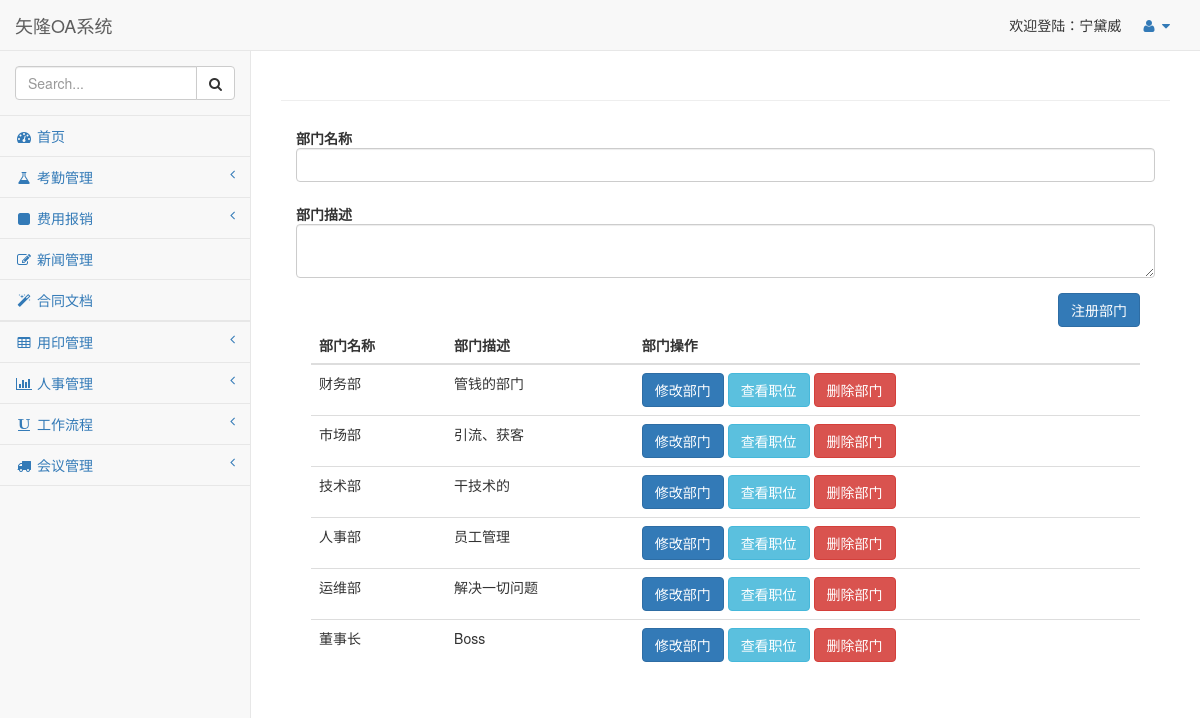
Screenshot of /department/ (signed in) with the database file from the repository.
### FlaskOAPro/OAPro/models.py (models this page shows, shortened)
class Base(db.Model):
    __abstract__ = True
    id = db.Column(db.Integer, primary_key=True, autoincrement=True)

class Person(Base):
    username = db.Column(db.String(32), unique=True)  # 登陆名 必填 不可以重复
    password = db.Column(db.String(32))  # 密码 必填
    nick_name = db.Column(db.String(32)) # 姓名 必填
    age = db.Column(db.Integer,nullable=True) # 年龄 注册后完善 可以为null
    gender = db.Column(db.String(16),nullable = True) # 性别 注册后完善 可以为null
    skill = db.Column(db.String(128),nullable = True) #擅长  注册后完善 可以为null
    phone = db.Column(db.String(16),nullable = True) # 电话 注册后完善 可以为null
    email = db.Column(db.String(32),nullable = True) # 邮箱 注册后完善 可以为null
    address = db.Column(db.Text,nullable = True) # 用户地址 注册后完善 可以为null
    score = db.Column(db.Float,default=1) #绩效 默认为1
    position_id = db.Column(db.Integer,db.ForeignKey("position.id")) #Position 职位表外键
    p_attendance = db.relationship(
        "Attendance",
        backref = "a_person"
    ) # 反向映射 假条表
    p_expense = db.relationship(
        "Expense",
        backref="e_person"
    )  # 反向映射 报销表
    p_seal = db.relationship(
        "Seal",
        backref="s_person"
    )  # 反向映射 公章表
    p_handle = db.relationship(
        "Handle",
        backref="h_person"
    )  # 反向映射 流程表

class Position(Base):
    p_name = db.Column(db.String(32)) #名称
    p_description = db.Column(db.Text) #描述
    p_level = db.Column(db.Integer) #职级
    p_person = db.relationship(
        "Person",
        backref="p_position"
    ) #反向映射向 员工
    department_id = db.Column(db.Integer, db.ForeignKey("department.id")) #外键指向部门表
    p_permission = db.relationship(
        "Permission",
        secondary="pos_per",
        backref="p_position"
    ) #反向映射权限表，中间表是pos_per

class Department(Base):
    d_name = db.Column(db.String(32)) #名称
    d_description = db.Column(db.Text) #描述
    d_position = db.relationship(
        "Position",
        backref="p_department"
    ) #反向映射职位

### FlaskOAPro/OAPro/views.py (the view, shortened to what this page needs)
@OAPrint.route("/department/", methods=["GET", "POST"])
@loginValid
def department():
    depart_list = Department.query.all()
    return render_template("department.html", depart_list=depart_list)

### FlaskOAPro/OAPro/views.py (called while the page is built)
def loginValid(fun):
    @wraps(fun)
    def inner(*args,**kwargs):
        username = request.cookies.get("username")
        user_id = request.cookies.get("userid")
        if username and user_id: # 校验cookie有值
            user = Person.query.get(int(user_id))
            if user:
                if user.username == username: # 校验cookie的用户名和数据库当时在的用户名是对应的
                    return fun(*args, **kwargs) # 返回函数
        return redirect("/login/")
    return inner

### FlaskOAPro/templates/department.html (shortened to what this page needs)
{% extends "base.html" %}
{% block content %}
    <div class="register col-md-12">
        <form method="post" class="form form-horizontal">
            <div class="form-group">
                <label class="control-label">部门名称</label>
                <input class="form-control" type="text" name="d_name">
            </div>
            <div class="form-group">
                <label class="control-label">部门描述</label>
                <textarea class="form-control" name="d_des"></textarea>
            </div>
            <div>
                <input class="btn btn-primary pull-right" type="submit" value="注册部门">
            </div>
        </form>
    </div>
    <div class="department col-md-12">
        <table class="table">
            <thead>
                <tr>
                    <th>部门名称</th>
                    <th>部门描述</th>
                    <th>部门操作</th>
                </tr>
            </thead>
            <tbody>
                {% for depart in depart_list %}
                    <tr>
                        <td>{{ depart.d_name }}</td>
                        <td>{{ depart.d_description }}</td>
                        <td>
                            <a class="btn btn-primary" href="/update_department/{{ depart.id }}/">修改部门</a>
                            <a class="btn btn-info" href="/position/{{ depart.id }}/">查看职位</a>
                            <a class="btn btn-danger" href="/del_department/{{ depart.id }}/">删除部门</a>
                        </td>
                    </tr>
                {% endfor %}
            </tbody>
        </table>
    </div>
{% endblock %}

### FlaskOAPro/templates/base.html (shortened to what this page needs)
<!DOCTYPE html>
<html lang="en">
<head>
    <link href="/static/vendor/bootstrap/css/bootstrap.min.css" rel="stylesheet">
    <link href="/static/vendor/metisMenu/metisMenu.min.css" rel="stylesheet">
    <link href="/static/dist/css/sb-admin-2.css" rel="stylesheet">
    <link href="/static/vendor/morrisjs/morris.css" rel="stylesheet">
    <link href="/static/vendor/font-awesome/css/font-awesome.min.css" rel="stylesheet" type="text/css">
</head>
<body>
    <div id="wrapper">
        <nav class="navbar navbar-default navbar-static-top" role="navigation" style="margin-bottom: 0">
            <div class="navbar-header">
                <a class="navbar-brand" href="index.html">矢隆OA系统</a>
            </div>
            <ul class="nav navbar-top-links navbar-right">
                <li>欢迎登陆：{{ page_process().name }}</li>
                <li class="dropdown">
                    <a class="dropdown-toggle" data-toggle="dropdown" href="#">
                        <i class="fa fa-user fa-fw"></i> <i class="fa fa-caret-down"></i>
                    </a>
                </li>
            </ul>
            <div class="navbar-default sidebar" role="navigation">
                <div class="sidebar-nav navbar-collapse">
                    <ul class="nav" id="side-menu">
                        <li class="sidebar-search">
                            <div class="input-group custom-search-form">
                                <input type="text" class="form-control" placeholder="Search...">
                                <span class="input-group-btn">
                                <button class="btn btn-default" type="button">
                                    <i class="fa fa-search"></i>
                                </button>
                            </span>
                            </div>
                        </li>
                        <li>
                            <a href="/"><i class="fa fa-dashboard fa-fw"></i> 首页</a>
                        </li>
                        <li>
                            <a href="#"><i class="fa fa-flask fa-fw"></i> 考勤管理<span class="fa arrow"></span></a>
                        </li>
                        <li>
                            <a href="#"><i class="fa fa-square fa-fw"></i> 费用报销<span class="fa arrow"></span></a>
                        </li>
                        <li>
                            <a href="/news/"><i class="fa fa-edit fa-fw"></i> 新闻管理</a>
                        </li>
                        <li>
                            <a href="/doc/"><i class="fa fa-magic fa-fw"></i> 合同文档</a>
                        </li>
                        <li>
                        <li>
                            <a href="#"><i class="fa fa-table fa-fw"></i> 用印管理<span class="fa arrow"></span></a>
                        </li>
                        <li>
                            <a href="#"><i class="fa fa-bar-chart-o fa-fw"></i> 人事管理<span class="fa arrow"></span></a>
                        </li>
                        <li>
                            <a href="#"><i class="fa fa-underline fa-fw"></i> 工作流程<span class="fa arrow"></span></a>
                        </li>
                        <li>
                            <a href="#"><i class="fa fa-truck fa-fw"></i> 会议管理<span class="fa arrow"></span></a>
                        </li>
                    </ul>
                </div>
            </div>
        </nav>
        <div id="page-wrapper">
            <div class="row">
                <div class="col-lg-12">
                    <h1 class="page-header">
                    </h1>
                </div>
            </div>
            <div class="container-fluid">
                {% block content %}
                {% endblock %}
            </div>
        </div>
    </div>
</body>
</html>

### FlaskOAPro/templates/department.html (style rules this page uses)
.register { overflow: hidden; }

### rows the page displays
Person: nick_name.p_level "宁黛威"
Department: d_name "财务部", d_description "管钱的部门"
Department: d_name "市场部", d_description "引流、获客"
Department: d_name "技术部", d_description "干技术的"
Department: d_name "人事部", d_description "员工管理"
Department: d_name "运维部", d_description "解决一切问题"
Department: d_name "董事长", d_description "Boss"
